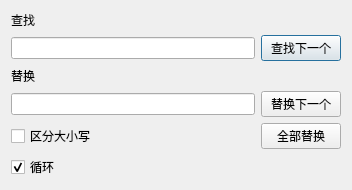
<?xml version="1.0" encoding="UTF-8"?>
<ui version="4.0">
 <class>findreplace</class>
 <widget class="QDialog" name="findreplace">
  <property name="geometry">
   <rect>
    <x>0</x>
    <y>0</y>
    <width>352</width>
    <height>171</height>
   </rect>
  </property>
  <property name="sizePolicy">
   <sizepolicy hsizetype="Preferred" vsizetype="Preferred">
    <horstretch>0</horstretch>
    <verstretch>0</verstretch>
   </sizepolicy>
  </property>
  <property name="minimumSize">
   <size>
    <width>0</width>
    <height>0</height>
   </size>
  </property>
  <property name="maximumSize">
   <size>
    <width>999999</width>
    <height>999999</height>
   </size>
  </property>
  <property name="windowTitle">
   <string>Dialog</string>
  </property>
  <layout class="QGridLayout" name="gridLayout">
   <item row="0" column="0">
    <layout class="QVBoxLayout" name="verticalLayout">
     <item>
      <widget class="QLabel" name="label_find">
       <property name="text">
        <string>查找</string>
       </property>
      </widget>
     </item>
     <item>
      <layout class="QHBoxLayout" name="horizontalLayout_2">
       <item>
        <widget class="QLineEdit" name="le_find"/>
       </item>
       <item>
        <widget class="QPushButton" name="findNext">
         <property name="text">
          <string>查找下一个</string>
         </property>
        </widget>
       </item>
      </layout>
     </item>
     <item>
      <widget class="QLabel" name="label_replace">
       <property name="text">
        <string>替换</string>
       </property>
      </widget>
     </item>
     <item>
      <layout class="QHBoxLayout" name="horizontalLayout">
       <item>
        <widget class="QLineEdit" name="le_replace"/>
       </item>
       <item>
        <widget class="QPushButton" name="replaceNextOne">
         <property name="text">
          <string>替换下一个</string>
         </property>
        </widget>
       </item>
      </layout>
     </item>
     <item>
      <layout class="QHBoxLayout" name="horizontalLayout_3">
       <item>
        <widget class="QCheckBox" name="caseSensitive">
         <property name="text">
          <string>区分大小写</string>
         </property>
        </widget>
       </item>
       <item>
        <spacer name="horizontalSpacer">
         <property name="orientation">
          <enum>Qt::Horizontal</enum>
         </property>
         <property name="sizeHint" stdset="0">
          <size>
           <width>40</width>
           <height>20</height>
          </size>
         </property>
        </spacer>
       </item>
       <item>
        <widget class="QPushButton" name="replaceAll">
         <property name="text">
          <string>全部替换</string>
         </property>
        </widget>
       </item>
      </layout>
     </item>
     <item>
      <widget class="QCheckBox" name="cycle">
       <property name="text">
        <string>循环</string>
       </property>
       <property name="checked">
        <bool>true</bool>
       </property>
      </widget>
     </item>
    </layout>
   </item>
  </layout>
 </widget>
 <resources/>
 <connections/>
 <slots>
  <slot>on_find_clicked()</slot>
  <slot>on_findNext_clicked()</slot>
  <slot>on_findLast_clicked()</slot>
  <slot>on_replace_clicked()</slot>
 </slots>
</ui>
